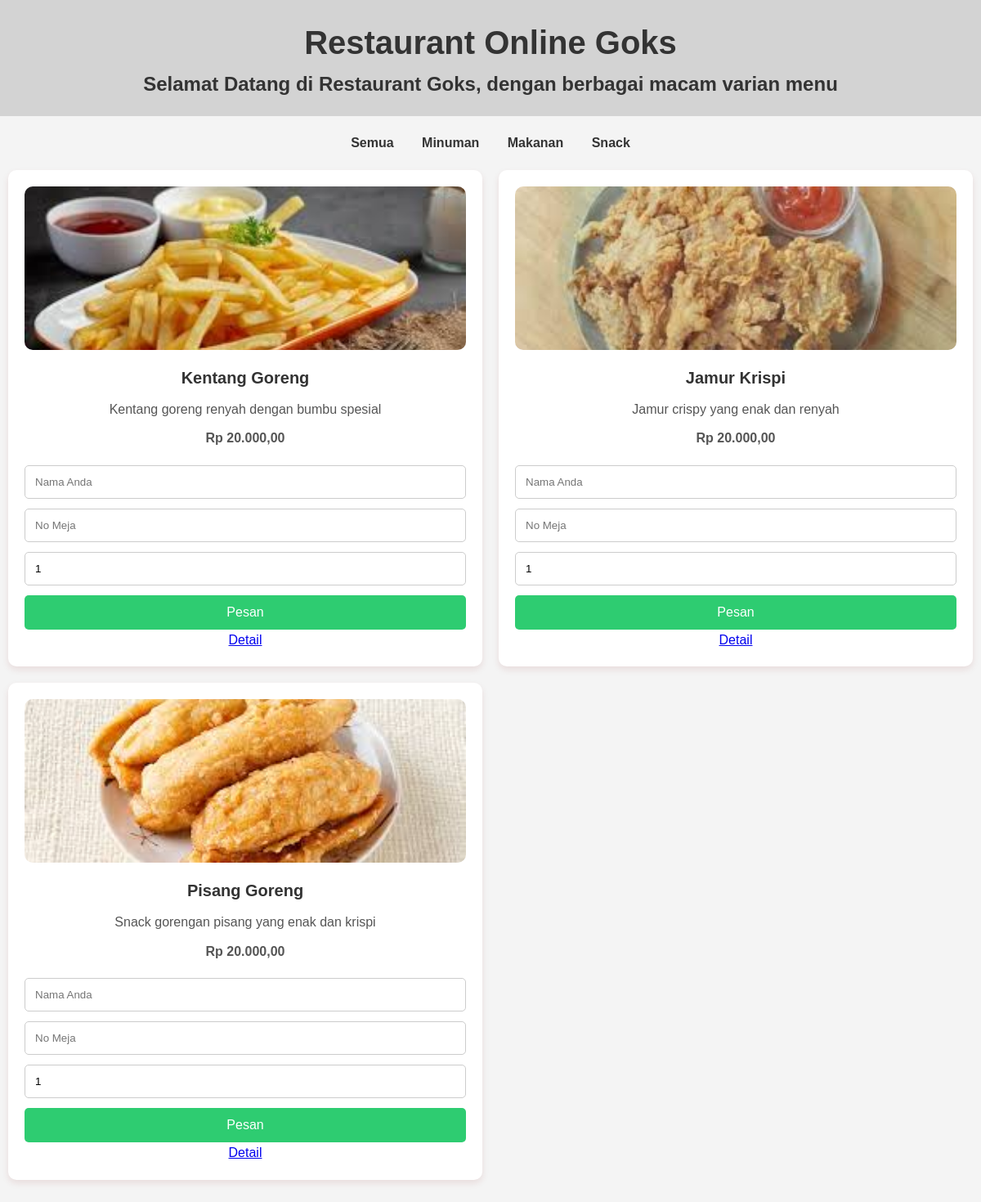
/?category=Snack, run on the app's committed database.
### tables this page shows
CREATE TABLE `menus` (
  `id` int(11) NOT NULL,
  `name` varchar(255) NOT NULL,
  `description` text NOT NULL,
  `price` decimal(10,2) NOT NULL,
  `image` varchar(255) NOT NULL,
  `category` enum('makanan','minuman','snack') NOT NULL
);

### index.php (the view, shortened to what this page needs)
<?php
$conn = new mysqli('localhost', 'root', '', 'resto_online');
$category = isset($_GET['category']) ? $_GET['category'] : 'Semua';
$sql = $category === 'Semua' ? "SELECT * FROM menus" : "SELECT * FROM menus WHERE category = '$category'";
$result = $conn->query($sql);
?>
<!DOCTYPE html>
<html lang="id">
<head>
    <link rel="stylesheet" href="style.css">
</head>
<body>
    <header>
        <h1>Restaurant Online Goks</h1>
        <h2> Selamat Datang di Restaurant Goks, dengan berbagai macam varian menu</h2>
    </header>
    <div class="category">
        <ul>
            <li><a href="?category=Semua">Semua</a></li>
            <li><a href="?category=Minuman">Minuman</a></li>
            <li><a href="?category=Makanan">Makanan</a></li>
            <li><a href="?category=Snack">Snack</a></li>
        </ul>
    </div>
    <div class="menu-items">
        <?php
        if ($result->num_rows > 0) {
            while ($row = $result->fetch_assoc()) {
                echo "<div class='menu-item'>";
                echo "<img src='img/" . $row['image'] . "' alt='" . $row['name'] . "'>";
                echo "<h3>" . $row['name'] . "</h3>";
                echo "<p>" . $row['description'] . "</p>";
                echo "<p class='price'>Rp " . number_format($row['price'], 2, ',', '.') . "</p>";
                ?>
                <form action="order.php" method="POST">
                    <input type="text" name="customer_name" placeholder="Nama Anda" required>
                    <input type="text" name="no_meja" placeholder="No Meja" required>
                    <input type="number" name="quantity" min="1" value="1" required>
                    <button type="submit" class="order-btn">Pesan</button>
                </form>
                <a href="menu_detail.php?id=<?php echo $row['id']; ?>" class="detail-btn">Detail</a>
                <?php
                echo "</div>";
            }
        } else {
            echo "Tidak ada menu.";
        }
        ?>
    </div>
</body>
</html>

### style.css (style rules this page uses)
* { margin: 0; padding: 0; box-sizing: border-box; }
body { font-family: Arial, sans-serif; background-color: #f4f4f4; color: #333; line-height: 1.6; }
header { background-color: #d3d3d3; color: #333; padding: 20px 0; text-align: center; }
h1 { margin: 0; font-size: 2.5rem; }
.category { text-align: center; margin: 20px 0; }
.category ul { list-style: none; padding: 0; margin: 0; }
.category ul li { display: inline; margin: 0 15px; }
.category ul li a { text-decoration: none; color: #333; font-weight: bold; font-size: 1rem; }
.menu-items { display: grid; grid-template-columns: repeat(3, 1fr); gap: 20px; padding: 0 10px; margin-bottom: 50px; }
.menu-item { background-color: white; padding: 20px; border-radius: 10px; box-shadow: 0 4px 8px rgba(138, 16, 16, 0.1); text-align: center; transition: transform 0.3s ease-in-out; }
.menu-item img { width: 100%; height: 200px; object-fit: cover; border-radius: 10px; }
.menu-item h3 { font-size: 1.25rem; margin-top: 10px; color: #333; }
.menu-item p { font-size: 1rem; color: #555; margin-top: 10px; }
.price { font-size: 1.25rem; color: #e74c3c; font-weight: bold; margin-top: 20px; }
form { margin-top: 20px; }
input[type="text"], input[type="number"] { width: 100%; padding: 12px; margin-bottom: 12px; border-radius: 5px; border: 1px solid #ccc; }
button.order-btn { width: 100%; padding: 12px; background-color: #2ecc71; color: white; border: none; border-radius: 5px; cursor: pointer; font-size: 1rem; transition: background-color 0.3s; }
@media (max-width: 1200px) { .menu-items { grid-template-columns: repeat(2, 1fr); } }

### data on the page
menus: image (picture), name "Kentang Goreng", description "Kentang goreng renyah dengan bumbu spesial", price "20.000,00"
menus: image (picture), name "Jamur Krispi", description "Jamur crispy yang enak dan renyah", price "20.000,00"
menus: image (picture), name "Pisang Goreng", description "Snack gorengan pisang yang enak dan krispi", price "20.000,00"
